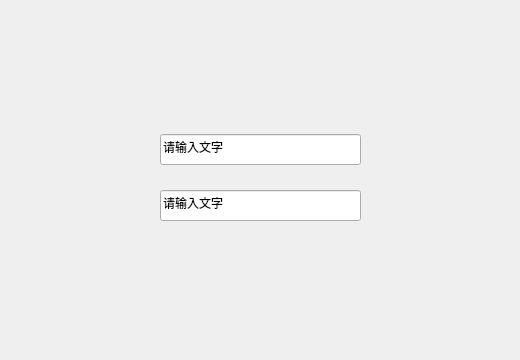
<?xml version="1.0" encoding="UTF-8"?>
<ui version="4.0">
 <class>Widget</class>
 <widget class="QWidget" name="Widget">
  <property name="geometry">
   <rect>
    <x>0</x>
    <y>0</y>
    <width>520</width>
    <height>360</height>
   </rect>
  </property>
  <property name="minimumSize">
   <size>
    <width>520</width>
    <height>360</height>
   </size>
  </property>
  <property name="windowTitle">
   <string>Widget</string>
  </property>
  <property name="styleSheet">
   <string notr="true">#widget{background-image: url(:/img.png);}</string>
  </property>
  <layout class="QFormLayout" name="formLayout">
   <property name="leftMargin">
    <number>0</number>
   </property>
   <property name="topMargin">
    <number>0</number>
   </property>
   <property name="rightMargin">
    <number>0</number>
   </property>
   <item row="0" column="0" colspan="2">
    <widget class="QWidget" name="widget" native="true">
     <property name="sizePolicy">
      <sizepolicy hsizetype="Expanding" vsizetype="Expanding">
       <horstretch>0</horstretch>
       <verstretch>0</verstretch>
      </sizepolicy>
     </property>
     <property name="minimumSize">
      <size>
       <width>520</width>
       <height>360</height>
      </size>
     </property>
     <widget class="DynamicLineEdit" name="lineEdit_2">
      <property name="geometry">
       <rect>
        <x>160</x>
        <y>190</y>
        <width>201</width>
        <height>31</height>
       </rect>
      </property>
      <property name="sizePolicy">
       <sizepolicy hsizetype="Expanding" vsizetype="Expanding">
        <horstretch>0</horstretch>
        <verstretch>0</verstretch>
       </sizepolicy>
      </property>
      <property name="text">
       <string>请输入文字</string>
      </property>
     </widget>
     <widget class="DynamicLineEdit" name="lineEdit_3">
      <property name="geometry">
       <rect>
        <x>160</x>
        <y>134</y>
        <width>201</width>
        <height>31</height>
       </rect>
      </property>
      <property name="sizePolicy">
       <sizepolicy hsizetype="Expanding" vsizetype="Expanding">
        <horstretch>0</horstretch>
        <verstretch>0</verstretch>
       </sizepolicy>
      </property>
      <property name="text">
       <string>请输入文字</string>
      </property>
     </widget>
    </widget>
   </item>
  </layout>
 </widget>
 <customwidgets>
  <customwidget>
   <class>DynamicLineEdit</class>
   <extends>QLineEdit</extends>
   <header location="global">dynamiclineedit.h</header>
  </customwidget>
 </customwidgets>
 <resources/>
 <connections/>
</ui>
